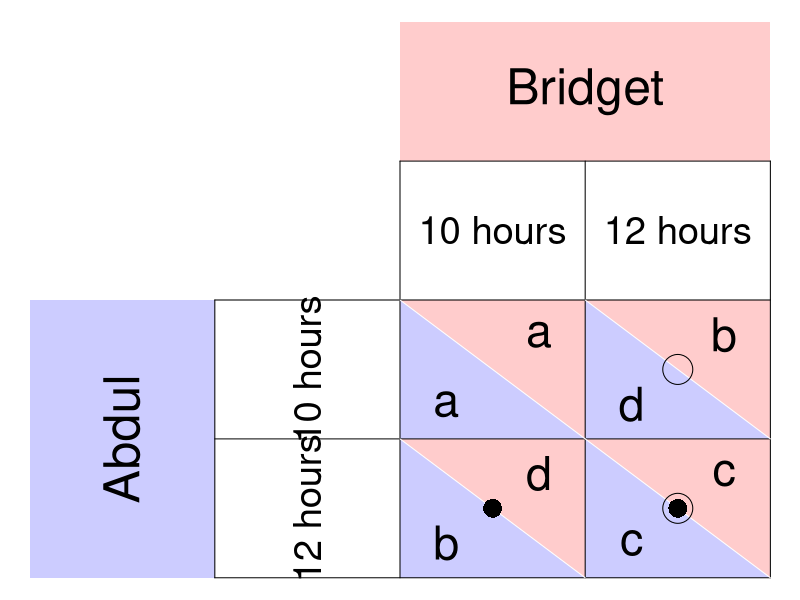

R code for this plot:
require(ggplot2)
require(shape)
pdf(file = "coordination_failures/matrix_fishermen_abcd.pdf", width = 8, height = 8)

par(mar =  c(0, 0, 0, 0))
xlims <- c(0, 8)
ylims <- c(0, 8)

#TextSizes
PlayerSize <- 3
StratSize <- 2.3
PayoffSize <- 2.8

p1fadelevel <- 0.2
p2fadelevel <- 0.2

#Payoffs are listed as c("NW", "SW", "NE", "SE")

#Considerations for Player 1
P1Name <- c("Abdul")
P1Strat <- c("10 hours", "12 hours")
P1Payoffs <- c("a", "b", "d", "c")
P1BR1 <- c("SW") #Must be NW or SW - the BR prints accordingly. 
P1BR2 <- c("SE") #Must be NE or SE - the BR prints accordingly. 
P1bestsize <- 2.5 #Adjusts size of point indicating best response of P1
#NW = (5, 3); SW = (5,1); NE = (7, 3); SE = (7, 1)

#Considerations for Player 2
P2Name <- c("Bridget")
P2Strat <- c("10 hours", "12 hours")
P2Payoffs <- c("a", "d", "b", "c")
P2BR1 <- c("NE") #Must be NW or SW - the BR prints accordingly. 
P2BR2 <- c("SE") #Must be NE or SE - the BR prints accordingly. 
P2bestsize <- 4 #Adjusts size of circle indicating best response of P1

plot(0, 0, xlim = xlims, ylim = ylims, type = "n",
     xlab = expression(""),
     ylab = expression(""),
     xaxt = "n", 
     yaxt = "n", 
     cex.lab = 2, 
     bty = "n")



#Color and label for Player 1 and their strategies
polygon(c(0,0,2,2,0), c(0,4,4,0,0), col=rgb(0, 0, 1, p1fadelevel), density=NULL, border = NA)
text(1, 2, P1Name[1], srt = 90, cex = PlayerSize)

text(3, 3, P1Strat[1], cex = StratSize, srt = 90)
text(3, 1, P1Strat[2], cex = StratSize, srt = 90)


#Color and label for Player 2
polygon(c(4,4,8,8,4), c(8,6,6,8,8), col=rgb(1, 0, 0, p2fadelevel), density=NULL, border = NA)
text(6, 7, P2Name[1], cex = PlayerSize)

text(5, 5, P2Strat[1], cex = StratSize)
text(7, 5, P2Strat[2], cex = StratSize)

#NorthWest cell 
#P1
polygon(c(4,4,6,4), c(4,2,2,4), col=rgb(0, 0, 1, p1fadelevel), density=NULL, border = NA)
#P2
polygon(c(4,6,6,4), c(4,4,2,4), col=rgb(1, 0, 0, p2fadelevel), density=NULL, border = NA)

#P1
text(4.5, 2.5, P1Payoffs[1], cex = PayoffSize)
#P2
text(5.5, 3.5, P2Payoffs[1], cex = PayoffSize)

#SouthWest cell  
#P1
polygon(c(4,4,6,4), c(2,0,0,2), col=rgb(0, 0, 1, p1fadelevel), density=NULL, border = NA)
#P2
polygon(c(4,6,6,4), c(2,2,0,2), col=rgb(1, 0, 0, p2fadelevel), density=NULL, border = NA)

#P1
text(4.5, 0.5, P1Payoffs[2], cex = PayoffSize)
#P2
text(5.5, 1.5, P2Payoffs[2], cex = PayoffSize)


#NorthEast cell 
#P1
polygon(c(6,6,8,6), c(4,2,2,4), col=rgb(0, 0, 1, p1fadelevel), density=NULL, border = NA)
#P2
polygon(c(6,8,8,6), c(4,4,2,4), col=rgb(1, 0, 0, p2fadelevel), density=NULL, border = NA)
#P1
text(6.5, 2.5, P1Payoffs[3], cex = PayoffSize)
#P2
text(7.5, 3.5, P2Payoffs[3], cex = PayoffSize)

#SouthEast cell 
#P1
polygon(c(6,6,8,6), c(2,0,0,2), col=rgb(0, 0, 1, p1fadelevel), density=NULL, border = NA)
#P2
polygon(c(6,8,8,6), c(2,2,0,2), col=rgb(1, 0, 0, p2fadelevel), density=NULL, border = NA)
#P1
text(6.5, 0.5, P1Payoffs[4], cex = PayoffSize)
#P2
text(7.5, 1.5, P2Payoffs[4], cex = PayoffSize)


#Lines for the Table
segments(8, 0, 8, 6, lty = 1, col = "black")
segments(4, 6, 8, 6, lty = 1, col = "black")
segments(2, 0, 2, 4, lty = 1, col = "black")
segments(2, 0, 8, 0, lty = 1, col = "black")
segments(2, 4, 8, 4, lty = 1, col = "black")
segments(4, 0, 4, 6, lty = 1, col = "black")
segments(2, 2, 8, 2, lty = 1, col = "black")
segments(6, 0, 6, 6, lty = 1, col = "black")

#Diagonals
#NW
segments(4, 4, 6, 2, lty = 1, col = "white")
#NE
segments(6, 4, 8, 2, lty = 1, col = "white")
#SW
segments(4, 2, 6, 0, lty = 1, col = "white")
#Se
segments(6, 2, 8, 0, lty = 1, col = "white")


#Best responses 
#P1 
if (P1BR1[1] == "NW"){
  points(5, 3, pch = 16, col = "black", cex = P1bestsize)
} else{points(5, 1, pch = 16, col = "black", cex = P1bestsize)
}

if (P1BR2[1] == "NE"){
  points(7, 3, pch = 16, col = "black", cex = P1bestsize)
} else{points(7, 1, pch = 16, col = "black", cex = P1bestsize)
}


#P2
if (P2BR1[1] == "NW"){
  points(5, 3, pch = 1, col = "black", cex = P2bestsize)
} else{points(7, 3, pch = 1, col = "black", cex = P2bestsize)
}

if (P2BR2[1] == "SW"){
  points(5, 1, pch = 1, col = "black", cex = P2bestsize)
} else{points(7, 1, pch = 1, col = "black", cex = P2bestsize)
}

#label point for Pareto comparisons
# text(5.25, 2.25, expression(a), cex = LabelSize)
# text(5.25, 0.25, expression(b), cex = LabelSize)
# text(7.25, 2.25, expression(d), cex = LabelSize)
# text(7.25, 0.25, expression(c), cex = LabelSize)

dev.off()
